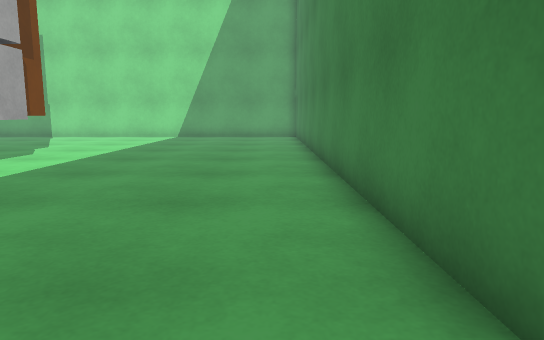
view 1 (above)

22 first-person views from a walk through a 3-D level made in the Unity game engine. The camera is 0.62 m above the floor, tilts 8° down and sees 70° across. The floor is counted in squares, 0.5 m on a side. Each view is taken from the middle of a square. On the plan, view 1 faces up. The plan holds only what a view shows up to about 15 squares ahead; the rest is blank. The place goes on beyond the plan. The player is left out. Some animated figures are not drawn. Some surface patterns are stand-ins.

view 2
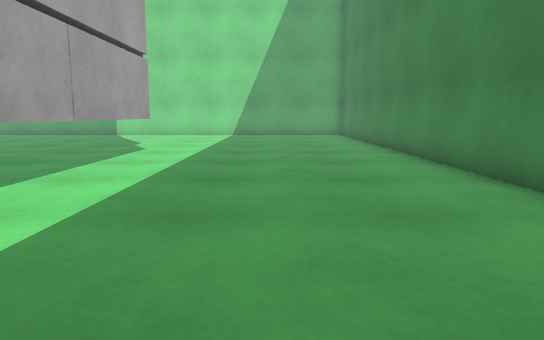

view 3
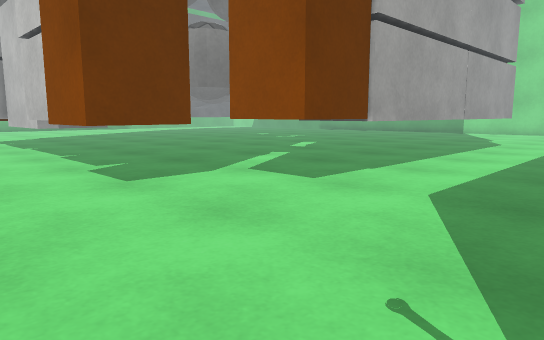

view 4
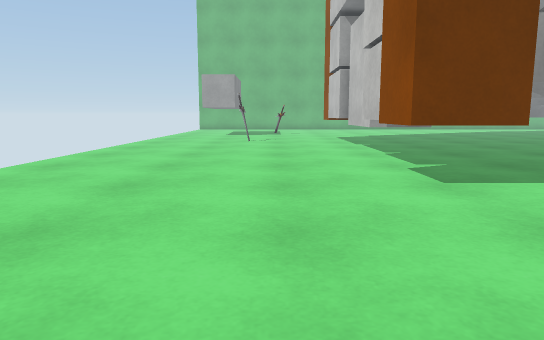

view 5
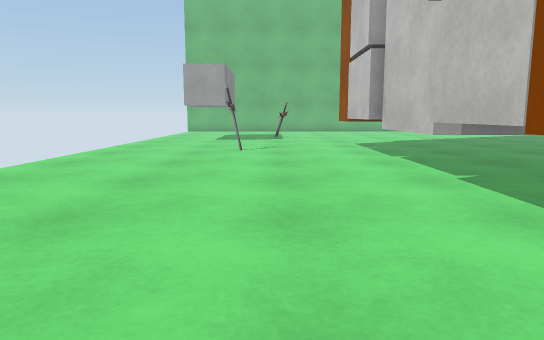

view 6
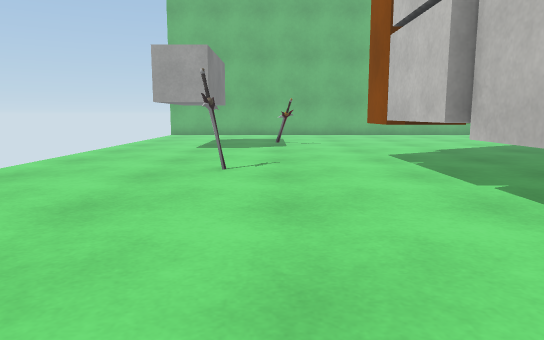

view 7
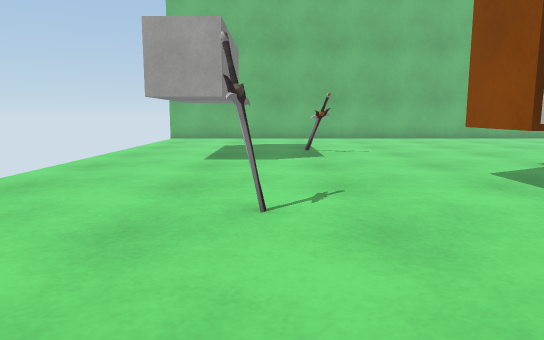

view 8
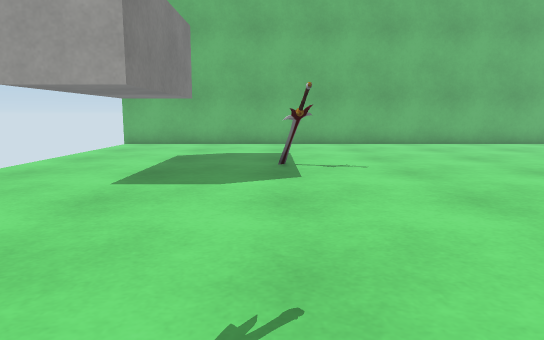

view 9
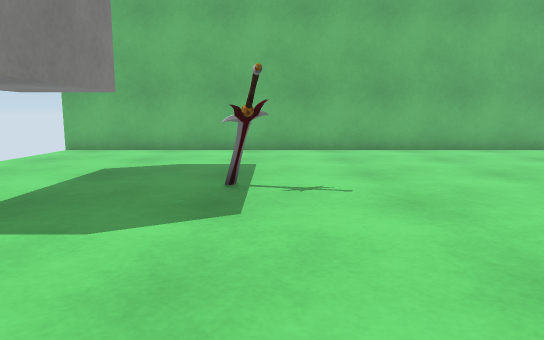

view 10
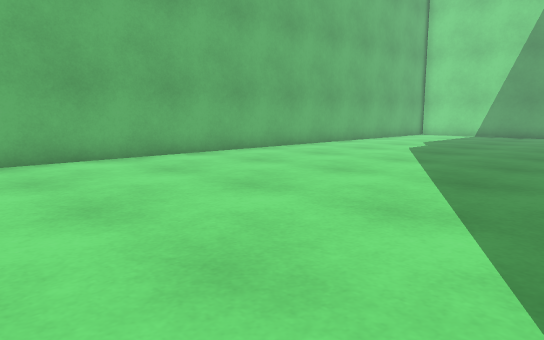

view 11
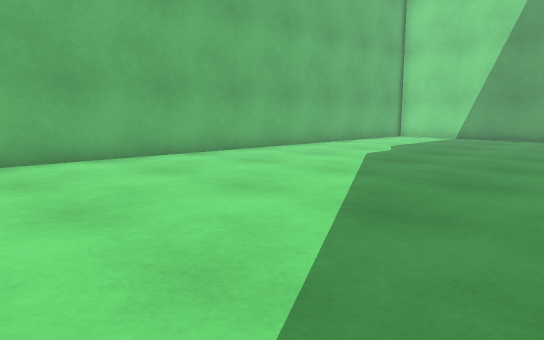

view 12
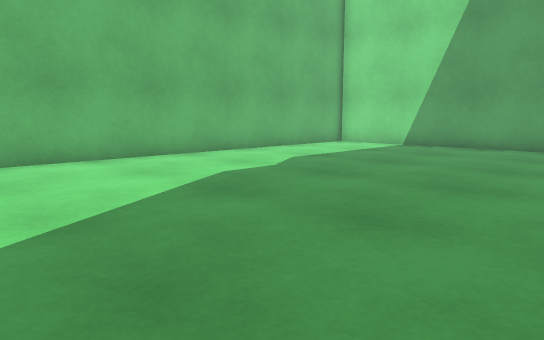

view 13
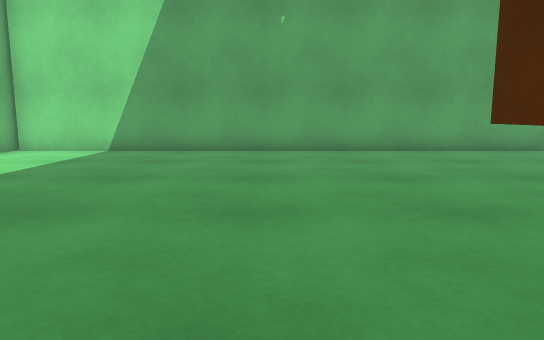

view 14
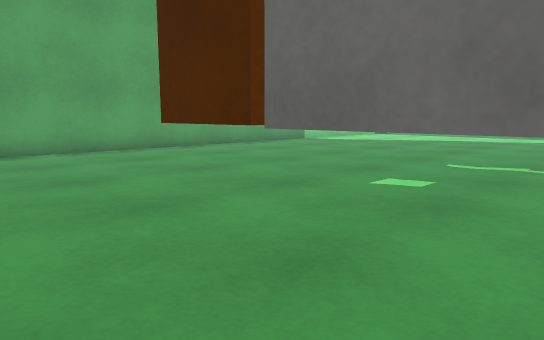

view 15
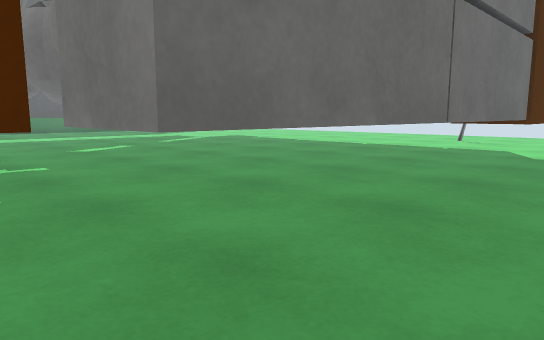

view 16
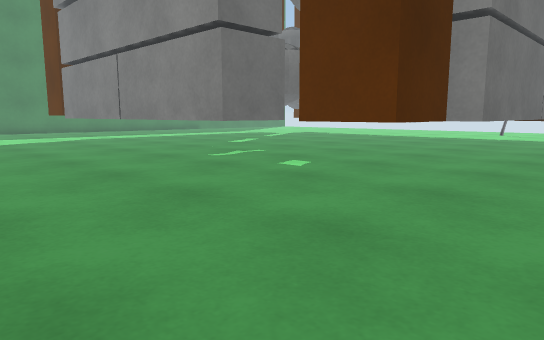

view 17
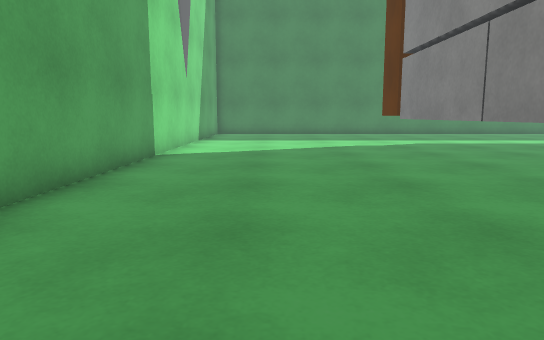

view 18
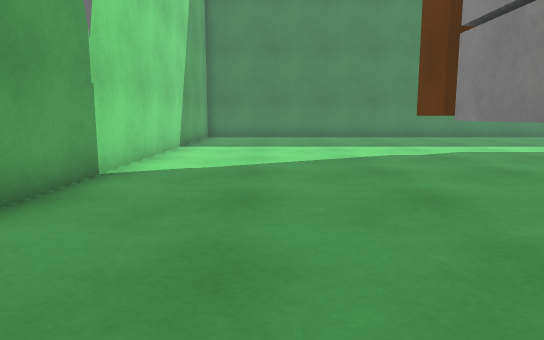

view 19
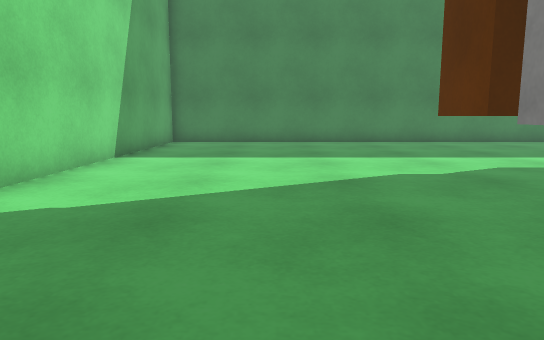

view 20
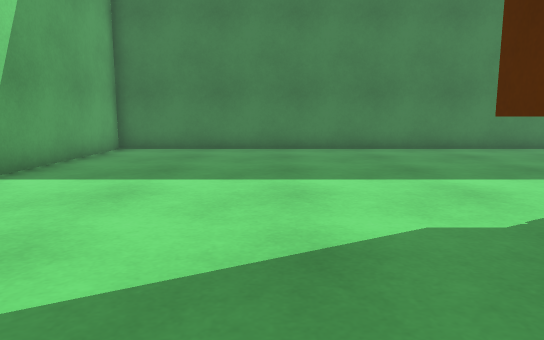

view 21
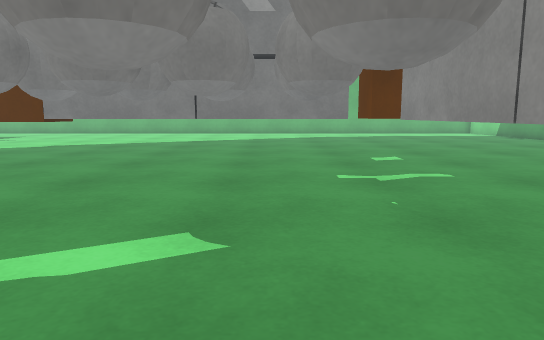

view 22
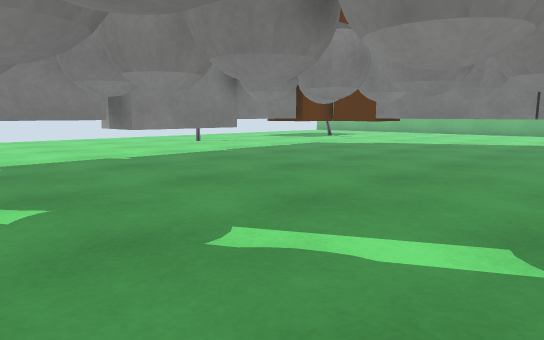

### Floor plan
Key: @ floor where view 1 was taken; # wall or solid block; . floor; B block; T thing the floor can be seen under or through; S sword.
Columns run from 38 left of view 1 to 2 right of it. Each row starts with its distance up from view 1.
 23 #########################################
 22 #.......................................#
 21  .......................................#
 20  .......................................#
 19   ......................................#
 18  .......................................#
 17 #.......................................#
 16 #.......................................#
 15 #...............BBBBBBBBBBB.............#
 14 #...........TTT.B          .###.........#
 13 #...........T T.BBBBBBB    .  #.........#
 12 #...........BTT.............  ..........#
 11 #...........BB...............  B........#
 10 #...........BB...............  B........#
  9 #...........BB...............  B........#
  8 #...........BB...............  B........#
  7 #...........BB...............  B........#
  6 #...........BB...............  B........#
  5 #...........BB...............  B........#
  4 #...........BB...............  B........#
  3 #...........BB...............  B........#
  2 #...........BB...............  B........#
  1 #...........##...............TTT......
  0 #...........##...............  T......@
 -1 #...........   #BBBBBBBBBB...TTT...
 -2 #............  #      B     T.......
 -3 #............###BBBBBBBBBBT T.......
 -4 #..........................##.......
 -5 #.......S..........................
 -6 #......SS......................... .
 -7 #...............S.................
 -8 #.................................
 -9 #...............................
-10 #..............................
-11 #............................
-12 #...........................
-13 #

Where each view was taken, in squares from view 1:
view 1: 0 up, 0 right, facing up
view 2: 2 down, 3 left, facing up
view 3: 6 down, 3 left, facing up-left
view 4: 6 down, 3 left, facing left
view 5: 6 down, 8 left, facing left
view 6: 6 down, 13 left, facing left
view 7: 7 down, 17 left, facing left
view 8: 6 down, 21 left, facing left
view 9: 5 down, 24 left, facing left
view 10: 2 down, 27 left, facing up-left
view 11: 1 up, 27 left, facing up-left
view 12: 7 up, 27 left, facing up-left
view 13: 9 up, 29 left, facing up
view 14: 9 up, 29 left, facing up-right
view 15: 13 up, 29 left, facing down-right
view 16: 20 up, 29 left, facing down-right
view 17: 19 up, 25 left, facing right
view 18: 19 up, 21 left, facing right
view 19: 18 up, 17 left, facing right
view 20: 17 up, 13 left, facing right
view 21: 9 up, 11 left, facing left
view 22: 9 up, 11 left, facing down-left
